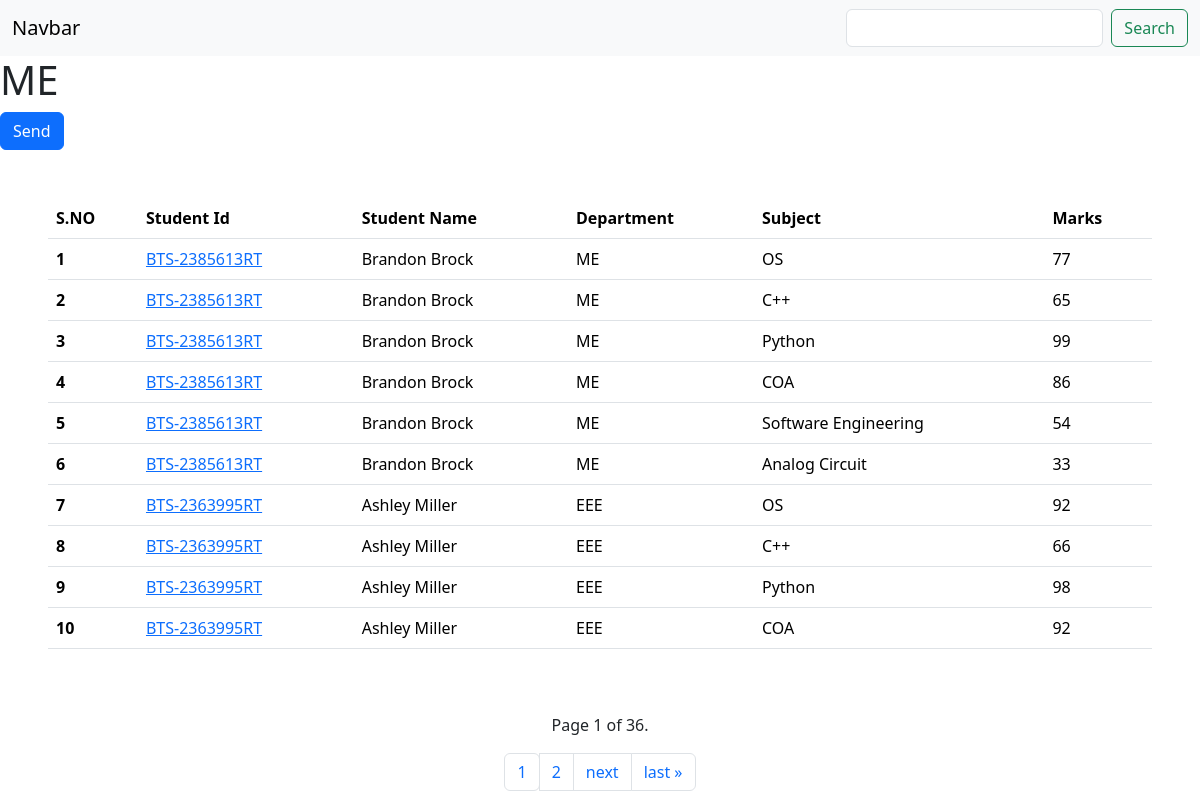
The page / on the database its author committed.
### home/models.py (models this page shows, shortened)
class Department(models.Model):
    department = models.CharField(max_length=100)
    def __str__(self):
        return self.department
    class Meta:
        ordering = ['department']

class SubjectMarks(models.Model):
    student = models.ForeignKey(Student,related_name="studentmarks", on_delete=models.CASCADE)
    subject = models.ForeignKey(Subject, on_delete=models.CASCADE)
    marks = models.IntegerField(default=33)
    class Meta:
        unique_together = ['student', 'subject']

class Student(models.Model):
    department = models.ForeignKey(Department, related_name="depart", on_delete=models.CASCADE)
    student_id = models.OneToOneField(StudentId, related_name="studentid", on_delete=models.CASCADE)
    student_name = models.CharField(max_length=100)
    student_email = models.EmailField(unique=True)
    student_age = models.IntegerField(default=18)
    student_address = models.TextField()
    class Meta:
        ordering = ['student_name']
        verbose_name = ['student']

class StudentId(models.Model):
    student_id = models.CharField(max_length=100)
    def __str__(self):
        return self.student_id

class Subject(models.Model):
    subject_name = models.CharField(max_length=100)
    def __str__(self) -> str:
        return self.subject_name

### home/views.py (the view, shortened to what this page needs)
# urls.py: 2. Add a URL to urlpatterns:  path('', views.home, name='home')
def home(request):
    queryset = SubjectMarks.objects.all()
    latest_ids = SubjectMarks.objects.values('student_id').annotate(max_id=Max('id'))
    s = SubjectMarks.objects.filter(id__in=[item['max_id'] for item in latest_ids])
    s= s[0].student.department
    contact_list = queryset
    paginator = Paginator(contact_list, 10)  # Show 25 contacts per page.
    page_number = request.GET.get("page")
    page_obj = paginator.get_page(page_number)
    queryset2 = SubjectMarks.objects.all()
    context ={
        'queryset' : page_obj,
        's' : s,
    }
    return render(request,'index.html',context)

### templates/index.html (shortened to what this page needs)
<!DOCTYPE html>
<html lang="en">
<head>
    <link href="https://cdn.jsdelivr.net/npm/bootstrap@5.3.1/dist/css/bootstrap.min.css" rel="stylesheet">
</head>
<body>
    <nav class="navbar bg-body-tertiary">
        <div class="container-fluid">
          <a class="navbar-brand">Navbar</a>
          <form class="d-flex" role="search">
            <input class="form-control me-2" name="Search" aria-label="Search">
            <button class="btn btn-outline-success" type="submit">Search</button>
          </form>
        </div>
      </nav>
      <h1> {{s}}</h1>
      <a href="{% url 'send_email' %}" class="btn btn-primary">Send</a>
    <div class="container-fluid p-5">
    <table class="table">
        <thead>
          <tr>
            <th scope="col">S.NO</th>
            <th scope="col">Student Id</th>
            <th scope="col">Student Name</th>
            <th scope="col">Department</th>
            <th scope="col">Subject</th>
            <th scope="col">Marks</th>
          </tr>
        </thead>
        <tbody>
        {% for query in queryset %}
          <tr>
            <th scope="row">{{forloop.counter}}</th>
            <td><a href="{% url 'getMarks' query.student.student_id %}">{{query.student.student_id}}</a></td>
            <td>{{query.student.student_name}}</td>
            <td>{{query.student.department}}</td>
            <td>{{query.subject}}</td>
            <td>{{query.marks}}</td>
          </tr>
          {% endfor %}
        </tbody>
      </table>
    </div>
    <p class="text-center">Page {{ queryset.number }} of {{ queryset.paginator.num_pages }}.</p>
    <nav aria-label="Page navigation example">
        <ul class="pagination justify-content-center">
            <div class="pagination">
                    <span class="current">
                        <li class="page-item"><a class="page-link" href="?page={{ queryset.number }}">{{queryset.number}}</a></li>
                    </span>
                    {% if queryset.has_next %}
                    <li class="page-item"><a class="page-link" href="?page={{ queryset.number|add:"1" }}">{{queryset.number|add:"1"}}</a></li>
                    <li class="page-item"><a class="page-link" href="?page={{ queryset.next_page_number }}">next</a></li>
                        <li class="page-item"><a class="page-link" href="?page={{ queryset.paginator.num_pages }}">last &raquo;</a></li>
                    {% endif %}
            </div>
        </ul>
    </nav>
</body>
</html>

### rows shown on the page
Department: department "ME"
SubjectMarks: student.student_id "BTS-2385613RT", student.student_name "Brandon Brock", student.department "ME", subject "OS", marks "77"
SubjectMarks: student.student_id "BTS-2385613RT", student.student_name "Brandon Brock", student.department "ME", subject "C++", marks "65"
SubjectMarks: student.student_id "BTS-2385613RT", student.student_name "Brandon Brock", student.department "ME", subject "Python", marks "99"
SubjectMarks: student.student_id "BTS-2385613RT", student.student_name "Brandon Brock", student.department "ME", subject "COA", marks "86"
SubjectMarks: student.student_id "BTS-2385613RT", student.student_name "Brandon Brock", student.department "ME", subject "Software Engineering", marks "54"
SubjectMarks: student.student_id "BTS-2385613RT", student.student_name "Brandon Brock", student.department "ME", subject "Analog Circuit", marks "33"
SubjectMarks: student.student_id "BTS-2363995RT", student.student_name "Ashley Miller", student.department "EEE", subject "OS", marks "92"
SubjectMarks: student.student_id "BTS-2363995RT", student.student_name "Ashley Miller", student.department "EEE", subject "C++", marks "66"
SubjectMarks: student.student_id "BTS-2363995RT", student.student_name "Ashley Miller", student.department "EEE", subject "Python", marks "98"
SubjectMarks: student.student_id "BTS-2363995RT", student.student_name "Ashley Miller", student.department "EEE", subject "COA", marks "92"

### other values the page prints
{{ queryset.number }} "1"
{{ queryset.paginator.num_pages }} "36"
{{ queryset.number|add:"1" }} "2"
